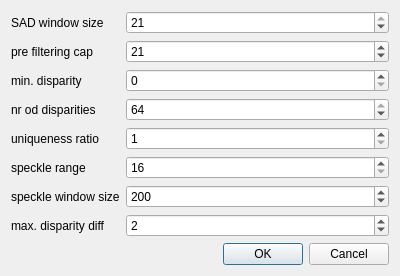
<?xml version="1.0" encoding="UTF-8"?>
<ui version="4.0">
 <class>SGBMDialog</class>
 <widget class="QDialog" name="SGBMDialog">
  <property name="geometry">
   <rect>
    <x>0</x>
    <y>0</y>
    <width>400</width>
    <height>259</height>
   </rect>
  </property>
  <property name="windowTitle">
   <string>SGBMDialog</string>
  </property>
  <layout class="QFormLayout" name="formLayout">
   <item row="0" column="0">
    <widget class="QLabel" name="label">
     <property name="text">
      <string>SAD window size</string>
     </property>
    </widget>
   </item>
   <item row="0" column="1">
    <widget class="QSpinBox" name="sadBox">
     <property name="minimum">
      <number>1</number>
     </property>
     <property name="maximum">
      <number>21</number>
     </property>
     <property name="singleStep">
      <number>2</number>
     </property>
     <property name="value">
      <number>21</number>
     </property>
    </widget>
   </item>
   <item row="2" column="0">
    <widget class="QLabel" name="label_3">
     <property name="text">
      <string>pre filtering cap</string>
     </property>
    </widget>
   </item>
   <item row="2" column="1">
    <widget class="QSpinBox" name="preCapBox">
     <property name="minimum">
      <number>3</number>
     </property>
     <property name="maximum">
      <number>31</number>
     </property>
     <property name="singleStep">
      <number>2</number>
     </property>
     <property name="value">
      <number>21</number>
     </property>
    </widget>
   </item>
   <item row="3" column="0">
    <widget class="QLabel" name="label_4">
     <property name="text">
      <string>min. disparity</string>
     </property>
    </widget>
   </item>
   <item row="3" column="1">
    <widget class="QSpinBox" name="minDispBox">
     <property name="maximum">
      <number>25</number>
     </property>
    </widget>
   </item>
   <item row="4" column="0">
    <widget class="QLabel" name="label_5">
     <property name="text">
      <string>nr od disparities</string>
     </property>
    </widget>
   </item>
   <item row="4" column="1">
    <widget class="QSpinBox" name="dispBox">
     <property name="minimum">
      <number>16</number>
     </property>
     <property name="maximum">
      <number>64</number>
     </property>
     <property name="singleStep">
      <number>16</number>
     </property>
     <property name="value">
      <number>64</number>
     </property>
    </widget>
   </item>
   <item row="5" column="0">
    <widget class="QLabel" name="label_6">
     <property name="text">
      <string>uniqueness ratio</string>
     </property>
    </widget>
   </item>
   <item row="5" column="1">
    <widget class="QSpinBox" name="uniqueBox">
     <property name="minimum">
      <number>1</number>
     </property>
     <property name="maximum">
      <number>21</number>
     </property>
     <property name="singleStep">
      <number>2</number>
     </property>
    </widget>
   </item>
   <item row="6" column="0">
    <widget class="QLabel" name="label_7">
     <property name="text">
      <string>speckle range</string>
     </property>
    </widget>
   </item>
   <item row="6" column="1">
    <widget class="QSpinBox" name="speckleBox">
     <property name="minimum">
      <number>16</number>
     </property>
     <property name="maximum">
      <number>32</number>
     </property>
     <property name="singleStep">
      <number>16</number>
     </property>
    </widget>
   </item>
   <item row="7" column="0">
    <widget class="QLabel" name="label_2">
     <property name="text">
      <string>speckle window size</string>
     </property>
    </widget>
   </item>
   <item row="7" column="1">
    <widget class="QSpinBox" name="speckleSizeBox">
     <property name="minimum">
      <number>10</number>
     </property>
     <property name="maximum">
      <number>400</number>
     </property>
     <property name="singleStep">
      <number>5</number>
     </property>
     <property name="value">
      <number>200</number>
     </property>
    </widget>
   </item>
   <item row="8" column="0">
    <widget class="QLabel" name="label_8">
     <property name="text">
      <string>max. disparity diff</string>
     </property>
    </widget>
   </item>
   <item row="8" column="1">
    <widget class="QSpinBox" name="maxDiffBox">
     <property name="minimum">
      <number>-1</number>
     </property>
     <property name="maximum">
      <number>20</number>
     </property>
     <property name="value">
      <number>2</number>
     </property>
    </widget>
   </item>
   <item row="9" column="0" colspan="2">
    <widget class="QDialogButtonBox" name="buttonBox">
     <property name="standardButtons">
      <set>QDialogButtonBox::Cancel|QDialogButtonBox::Ok</set>
     </property>
    </widget>
   </item>
  </layout>
 </widget>
 <layoutdefault spacing="6" margin="11"/>
 <resources/>
 <connections/>
</ui>
